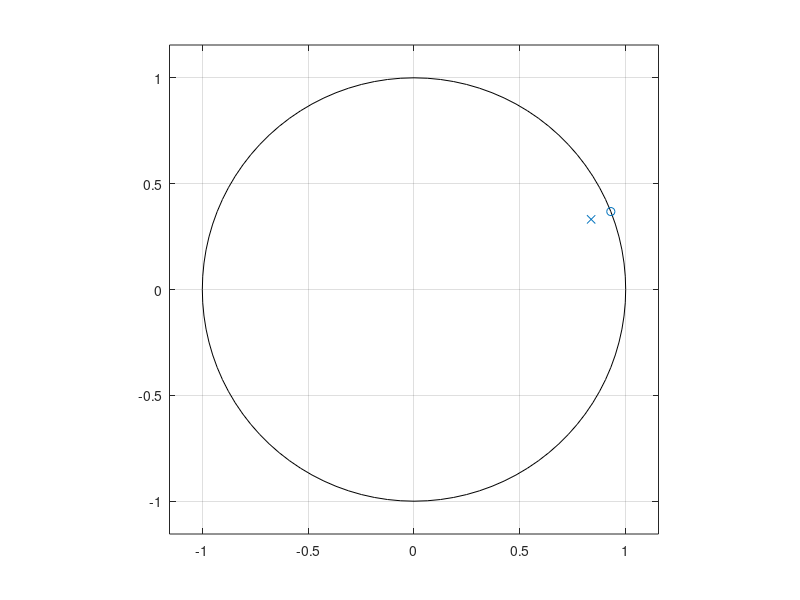
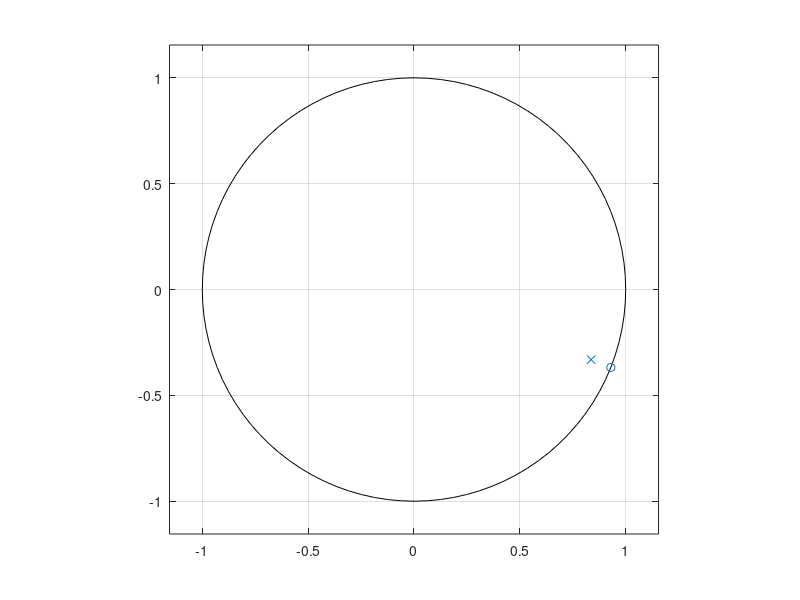

The MATLAB script that drew these images, in order:
%function [y] = notch(signal, fs, f0)
tabel = load('ecg.mat');
signal = tabel.ecg;

fs = 1000;             %#sampling rate
f0 = 60;                %#notch frequency
fn = fs/2;              %de maximum frequentie die kan worden gehaald worden zonder aliasing
notchWidth = 0.9;
freqRatio = f0/fn;      %#ratio of notch freq. to Nyquist freq.

%de juiste hoek zoeken van de nulpunten en polen
hoek = (pi/fn) * f0;
reelDeel = cos(hoek);
imagDeel = sin(hoek);

nulp1 = reelDeel + imagDeel*i; %hier is waarsch wel een simpelere manier voor
nulp2 = reelDeel - imagDeel*i;
pool1 = notchWidth*nulp1;
pool2 = notchWidth*nulp2;

zplane(nulp1,pool1)
figure
zplane(nulp2,pool2)

%de TF van de filter wordt dan
%H = ((z-nulp1)*(z-nulp2))/((z-pool1)*(z-pool2));

%Deze filter toepassen op signal


